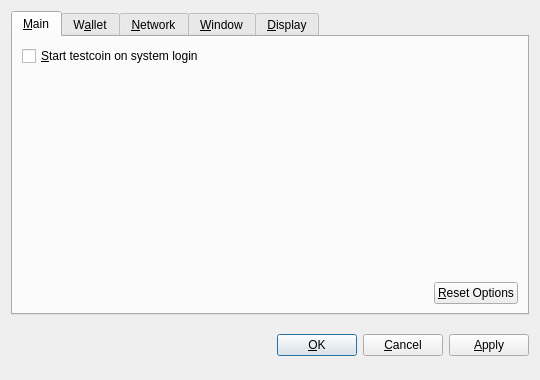
<?xml version="1.0" encoding="UTF-8"?>
<ui version="4.0">
 <class>OptionsDialog</class>
 <widget class="QDialog" name="OptionsDialog">
  <property name="geometry">
   <rect>
    <x>0</x>
    <y>0</y>
    <width>540</width>
    <height>380</height>
   </rect>
  </property>
  <property name="windowTitle">
   <string>Options</string>
  </property>
  <property name="modal">
   <bool>true</bool>
  </property>
  <layout class="QVBoxLayout" name="verticalLayout">
   <item>
    <widget class="QTabWidget" name="tabWidget">
     <property name="tabPosition">
      <enum>QTabWidget::North</enum>
     </property>
     <property name="currentIndex">
      <number>0</number>
     </property>
     <widget class="QWidget" name="tabMain">
      <attribute name="title">
       <string>&amp;Main</string>
      </attribute>
      <layout class="QVBoxLayout" name="verticalLayout_Main">
       <item>
        <widget class="QCheckBox" name="bitcoinAtStartup">
         <property name="toolTip">
          <string>Automatically start testcoin after logging in to the system.</string>
         </property>
         <property name="text">
          <string>&amp;Start testcoin on system login</string>
         </property>
        </widget>
       </item>
       <item>
        <spacer name="verticalSpacer_Main">
         <property name="orientation">
          <enum>Qt::Vertical</enum>
         </property>
         <property name="sizeHint" stdset="0">
          <size>
           <width>20</width>
           <height>40</height>
          </size>
         </property>
        </spacer>
       </item>
       <item>
        <layout class="QHBoxLayout" name="horizontalLayout_2_Main">
         <item>
          <spacer name="horizontalSpacer_2_Main">
           <property name="orientation">
            <enum>Qt::Horizontal</enum>
           </property>
           <property name="sizeHint" stdset="0">
            <size>
             <width>40</width>
             <height>20</height>
            </size>
           </property>
          </spacer>
         </item>
         <item>
          <widget class="QPushButton" name="resetButton">
           <property name="toolTip">
            <string>Reset all client options to default.</string>
           </property>
           <property name="text">
            <string>&amp;Reset Options</string>
           </property>
           <property name="autoDefault">
            <bool>false</bool>
           </property>
          </widget>
         </item>
        </layout>
       </item>
      </layout>
     </widget>
     <widget class="QWidget" name="tabWallet">
      <attribute name="title">
       <string>W&amp;allet</string>
      </attribute>
      <layout class="QVBoxLayout" name="verticalLayout_Network">
       <item>
        <widget class="QLabel" name="transactionFeeInfoLabel">
         <property name="text">
          <string>Optional transaction fee per kB that helps make sure your transactions are processed quickly. Most transactions are 1 kB.</string>
         </property>
         <property name="textFormat">
          <enum>Qt::PlainText</enum>
         </property>
         <property name="wordWrap">
          <bool>true</bool>
         </property>
        </widget>
       </item>
       <item>
        <layout class="QHBoxLayout" name="horizontalLayout_1_Main">
         <item>
          <widget class="QLabel" name="transactionFeeLabel">
           <property name="text">
            <string>Pay transaction &amp;fee</string>
           </property>
           <property name="textFormat">
            <enum>Qt::PlainText</enum>
           </property>
           <property name="buddy">
            <cstring>transactionFee</cstring>
           </property>
          </widget>
         </item>
         <item>
          <widget class="BitcoinAmountField" name="transactionFee"/>
         </item>
         <item>
          <spacer name="horizontalSpacer_1_Main">
           <property name="orientation">
            <enum>Qt::Horizontal</enum>
           </property>
           <property name="sizeHint" stdset="0">
            <size>
             <width>40</width>
             <height>20</height>
            </size>
           </property>
          </spacer>
         </item>
        </layout>
       </item>
       <item>
        <widget class="QLabel" name="label">
         <property name="text">
          <string>If you disable the spending of unconfirmed change, the change from a transaction cannot be used until that transaction has at least one confirmation. This also affects how your balance is computed.</string>
         </property>
         <property name="wordWrap">
          <bool>true</bool>
         </property>
        </widget>
       </item>
       <item>
        <widget class="QCheckBox" name="spendZeroConfChange">
         <property name="text">
          <string>Spend unconfirmed change  (experts only)</string>
         </property>
        </widget>
       </item>
       <item>
        <spacer name="verticalSpacer">
         <property name="orientation">
          <enum>Qt::Vertical</enum>
         </property>
         <property name="sizeHint" stdset="0">
          <size>
           <width>20</width>
           <height>40</height>
          </size>
         </property>
        </spacer>
       </item>
      </layout>
     </widget>
     <widget class="QWidget" name="tabNetwork">
      <attribute name="title">
       <string>&amp;Network</string>
      </attribute>
      <layout class="QVBoxLayout" name="verticalLayout_Network">
       <item>
        <widget class="QCheckBox" name="mapPortUpnp">
         <property name="toolTip">
          <string>Automatically open the testcoin client port on the router. This only works when your router supports UPnP and it is enabled.</string>
         </property>
         <property name="text">
          <string>Map port using &amp;UPnP</string>
         </property>
        </widget>
       </item>
       <item>
        <widget class="QCheckBox" name="connectSocks">
         <property name="toolTip">
          <string>Connect to the testcoin network through a SOCKS proxy (e.g. when connecting through Tor).</string>
         </property>
         <property name="text">
          <string>&amp;Connect through SOCKS proxy:</string>
         </property>
        </widget>
       </item>
       <item>
        <layout class="QHBoxLayout" name="horizontalLayout_Network">
         <item>
          <widget class="QLabel" name="proxyIpLabel">
           <property name="text">
            <string>Proxy &amp;IP:</string>
           </property>
           <property name="textFormat">
            <enum>Qt::PlainText</enum>
           </property>
           <property name="buddy">
            <cstring>proxyIp</cstring>
           </property>
          </widget>
         </item>
         <item>
          <widget class="QValidatedLineEdit" name="proxyIp">
           <property name="maximumSize">
            <size>
             <width>140</width>
             <height>16777215</height>
            </size>
           </property>
           <property name="toolTip">
            <string>IP address of the proxy (e.g. 127.0.0.1)</string>
           </property>
          </widget>
         </item>
         <item>
          <widget class="QLabel" name="proxyPortLabel">
           <property name="text">
            <string>&amp;Port:</string>
           </property>
           <property name="textFormat">
            <enum>Qt::PlainText</enum>
           </property>
           <property name="buddy">
            <cstring>proxyPort</cstring>
           </property>
          </widget>
         </item>
         <item>
          <widget class="QLineEdit" name="proxyPort">
           <property name="maximumSize">
            <size>
             <width>55</width>
             <height>16777215</height>
            </size>
           </property>
           <property name="toolTip">
            <string>Port of the proxy (e.g. 9050)</string>
           </property>
          </widget>
         </item>
         <item>
          <widget class="QLabel" name="socksVersionLabel">
           <property name="text">
            <string>SOCKS &amp;Version:</string>
           </property>
           <property name="textFormat">
            <enum>Qt::PlainText</enum>
           </property>
           <property name="buddy">
            <cstring>socksVersion</cstring>
           </property>
          </widget>
         </item>
         <item>
          <widget class="QValueComboBox" name="socksVersion">
           <property name="toolTip">
            <string>SOCKS version of the proxy (e.g. 5)</string>
           </property>
          </widget>
         </item>
         <item>
          <spacer name="horizontalSpacer_Network">
           <property name="orientation">
            <enum>Qt::Horizontal</enum>
           </property>
           <property name="sizeHint" stdset="0">
            <size>
             <width>40</width>
             <height>20</height>
            </size>
           </property>
          </spacer>
         </item>
        </layout>
       </item>
       <item>
        <spacer name="verticalSpacer_Network">
         <property name="orientation">
          <enum>Qt::Vertical</enum>
         </property>
         <property name="sizeHint" stdset="0">
          <size>
           <width>20</width>
           <height>40</height>
          </size>
         </property>
        </spacer>
       </item>
      </layout>
     </widget>
     <widget class="QWidget" name="tabWindow">
      <attribute name="title">
       <string>&amp;Window</string>
      </attribute>
      <layout class="QVBoxLayout" name="verticalLayout_Window">
       <item>
        <widget class="QCheckBox" name="minimizeToTray">
         <property name="toolTip">
          <string>Show only a tray icon after minimizing the window.</string>
         </property>
         <property name="text">
          <string>&amp;Minimize to the tray instead of the taskbar</string>
         </property>
        </widget>
       </item>
       <item>
        <widget class="QCheckBox" name="minimizeOnClose">
         <property name="toolTip">
          <string>Minimize instead of exit the application when the window is closed. When this option is enabled, the application will be closed only after selecting Quit in the menu.</string>
         </property>
         <property name="text">
          <string>M&amp;inimize on close</string>
         </property>
        </widget>
       </item>
       <item>
        <spacer name="verticalSpacer_Window">
         <property name="orientation">
          <enum>Qt::Vertical</enum>
         </property>
         <property name="sizeHint" stdset="0">
          <size>
           <width>20</width>
           <height>40</height>
          </size>
         </property>
        </spacer>
       </item>
      </layout>
     </widget>
     <widget class="QWidget" name="tabDisplay">
      <attribute name="title">
       <string>&amp;Display</string>
      </attribute>
      <layout class="QVBoxLayout" name="verticalLayout_Display">
       <item>
        <layout class="QHBoxLayout" name="horizontalLayout_1_Display">
         <item>
          <widget class="QLabel" name="langLabel">
           <property name="text">
            <string>User Interface &amp;language:</string>
           </property>
           <property name="textFormat">
            <enum>Qt::PlainText</enum>
           </property>
           <property name="buddy">
            <cstring>lang</cstring>
           </property>
          </widget>
         </item>
         <item>
          <widget class="QValueComboBox" name="lang">
           <property name="toolTip">
            <string>The user interface language can be set here. This setting will take effect after restarting testcoin.</string>
           </property>
          </widget>
         </item>
        </layout>
       </item>
       <item>
        <layout class="QHBoxLayout" name="horizontalLayout_2_Display">
         <item>
          <widget class="QLabel" name="unitLabel">
           <property name="text">
            <string>&amp;Unit to show amounts in:</string>
           </property>
           <property name="textFormat">
            <enum>Qt::PlainText</enum>
           </property>
           <property name="buddy">
            <cstring>unit</cstring>
           </property>
          </widget>
         </item>
         <item>
          <widget class="QValueComboBox" name="unit">
           <property name="toolTip">
            <string>Choose the default subdivision unit to show in the interface and when sending coins.</string>
           </property>
          </widget>
         </item>
        </layout>
       </item>
       <item>
        <widget class="QCheckBox" name="displayAddresses">
         <property name="toolTip">
          <string>Whether to show testcoin addresses in the transaction list or not.</string>
         </property>
         <property name="text">
          <string>&amp;Display addresses in transaction list</string>
         </property>
        </widget>
       </item>
       <item>
        <widget class="QCheckBox" name="coinControlFeatures">
         <property name="toolTip">
          <string>Whether to show coin control features or not.</string>
         </property>
         <property name="text">
          <string>Display coin &amp;control features (experts only!)</string>
         </property>
        </widget>
       </item>
       <item>
        <spacer name="verticalSpacer_Display">
         <property name="orientation">
          <enum>Qt::Vertical</enum>
         </property>
         <property name="sizeHint" stdset="0">
          <size>
           <width>20</width>
           <height>40</height>
          </size>
         </property>
        </spacer>
       </item>
      </layout>
     </widget>
    </widget>
   </item>
   <item>
    <layout class="QHBoxLayout" name="horizontalLayout_Buttons">
     <item>
      <spacer name="horizontalSpacer_1">
       <property name="orientation">
        <enum>Qt::Horizontal</enum>
       </property>
       <property name="sizeHint" stdset="0">
        <size>
         <width>40</width>
         <height>48</height>
        </size>
       </property>
      </spacer>
     </item>
     <item>
      <widget class="QLabel" name="statusLabel">
       <property name="font">
        <font>
         <weight>75</weight>
         <bold>true</bold>
        </font>
       </property>
       <property name="text">
        <string/>
       </property>
       <property name="textFormat">
        <enum>Qt::PlainText</enum>
       </property>
       <property name="wordWrap">
        <bool>true</bool>
       </property>
      </widget>
     </item>
     <item>
      <spacer name="horizontalSpacer_2">
       <property name="orientation">
        <enum>Qt::Horizontal</enum>
       </property>
       <property name="sizeHint" stdset="0">
        <size>
         <width>40</width>
         <height>48</height>
        </size>
       </property>
      </spacer>
     </item>
     <item>
      <widget class="QPushButton" name="okButton">
       <property name="text">
        <string>&amp;OK</string>
       </property>
      </widget>
     </item>
     <item>
      <widget class="QPushButton" name="cancelButton">
       <property name="text">
        <string>&amp;Cancel</string>
       </property>
       <property name="autoDefault">
        <bool>false</bool>
       </property>
      </widget>
     </item>
     <item>
      <widget class="QPushButton" name="applyButton">
       <property name="text">
        <string>&amp;Apply</string>
       </property>
       <property name="autoDefault">
        <bool>false</bool>
       </property>
      </widget>
     </item>
    </layout>
   </item>
  </layout>
 </widget>
 <customwidgets>
  <customwidget>
   <class>BitcoinAmountField</class>
   <extends>QSpinBox</extends>
   <header>bitcoinamountfield.h</header>
  </customwidget>
  <customwidget>
   <class>QValueComboBox</class>
   <extends>QComboBox</extends>
   <header>qvaluecombobox.h</header>
  </customwidget>
  <customwidget>
   <class>QValidatedLineEdit</class>
   <extends>QLineEdit</extends>
   <header>qvalidatedlineedit.h</header>
  </customwidget>
 </customwidgets>
 <resources/>
 <connections/>
</ui>
